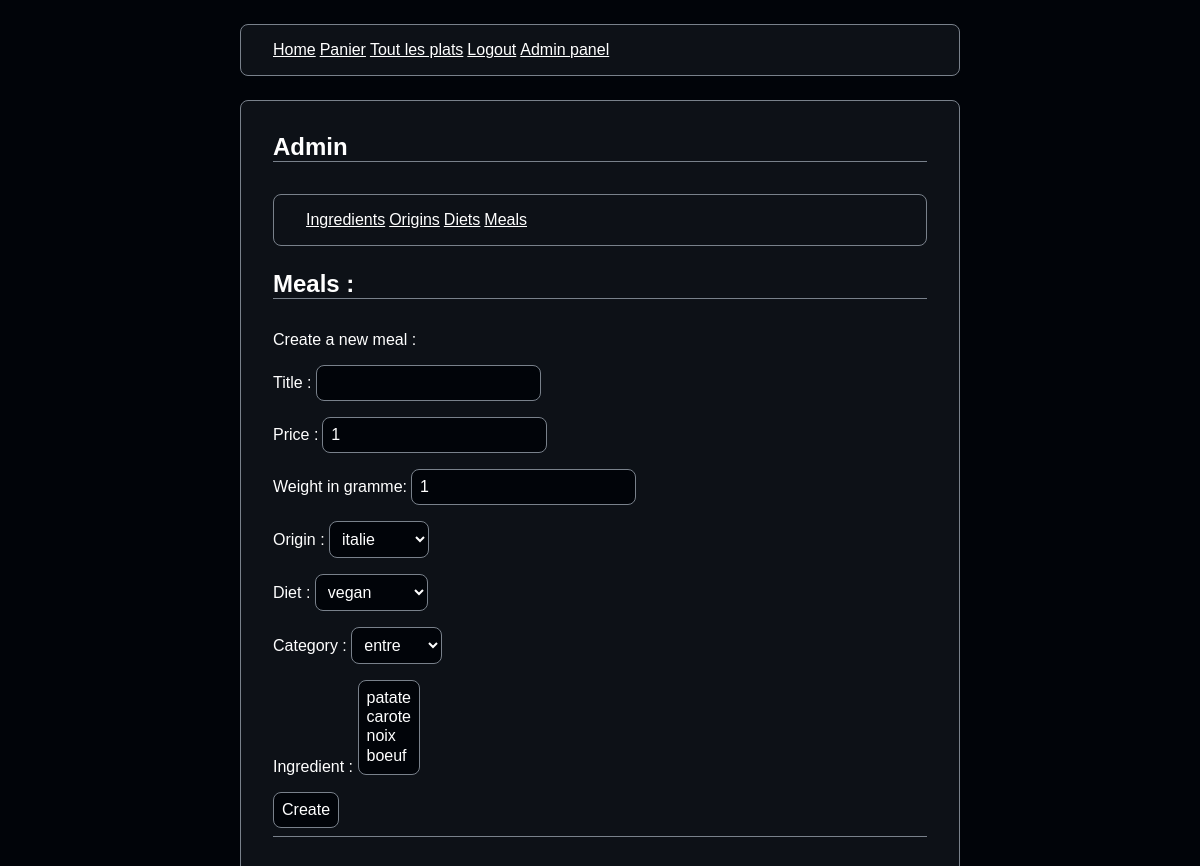
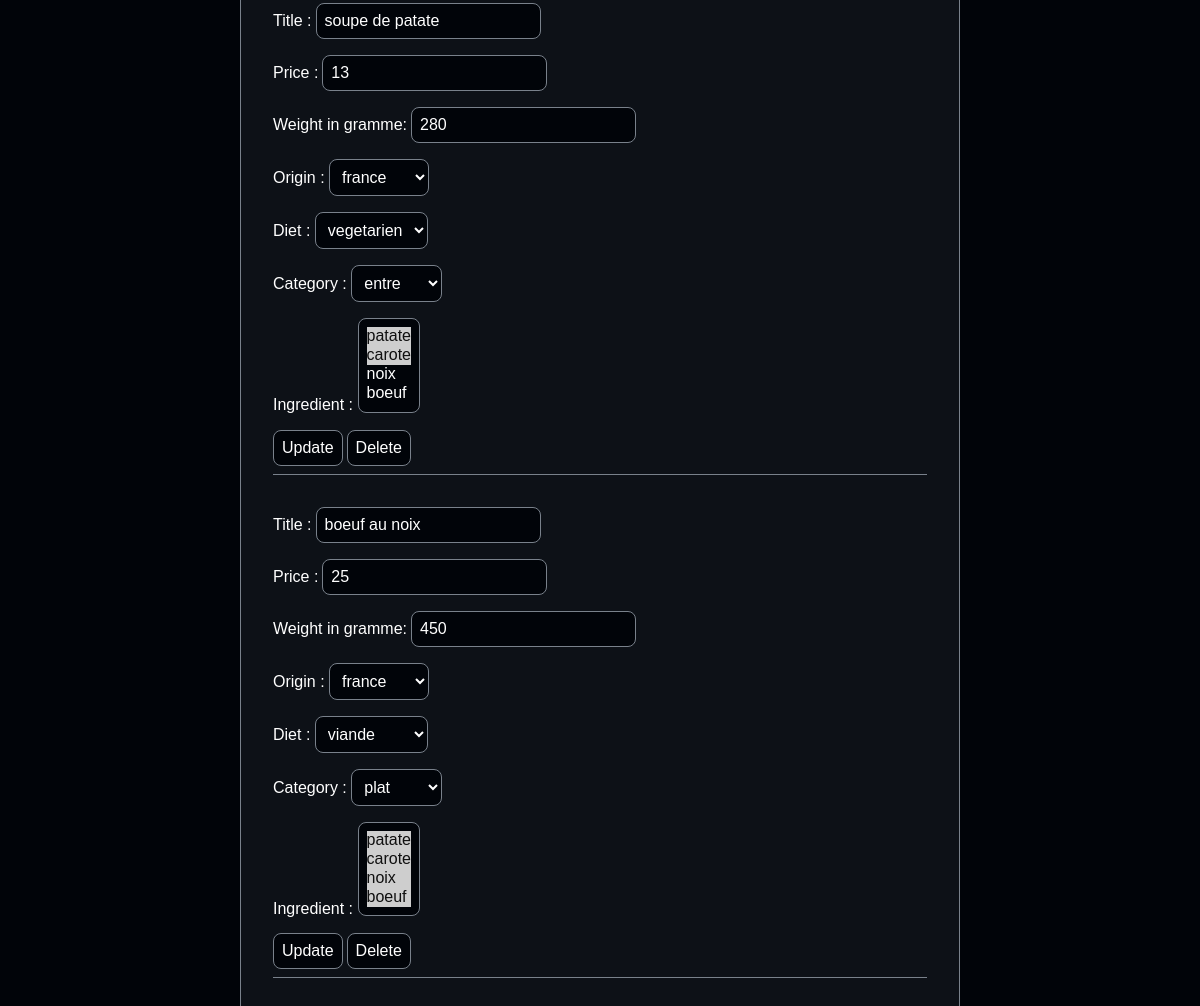
The page /admin/meals (signed in) on the database its author committed (2 pictures, top to bottom).
### tables this page shows
CREATE TABLE IF NOT EXISTS `meal` (
  `id_meal` varchar(255) NOT NULL,
  `id_origin` varchar(255) NOT NULL,
  `id_diet` varchar(255) NOT NULL,
  `id_category` varchar(255) NOT NULL,
  `title_meal` varchar(255) DEFAULT NULL,
  `price_meal` decimal(10,0) DEFAULT NULL,
  `weight_meal` decimal(10,0) DEFAULT NULL,
  PRIMARY KEY (`id_meal`),
  KEY `FK_association_1` (`id_origin`),
  KEY `FK_association_2` (`id_diet`),
  KEY `FK_association_3` (`id_category`)
);

### src/Controllers/AdminController.php (called while the page is built, shortened)
<?php
class AdminController
{
    private CategoryManager $CategoryManager;
    private MealManager $MealManager;
    private DietManager $DietManager;
    private IngredientManager $IngredientManager;
    private OriginManager $OriginManager;
    function __construct()
    {
        $this->CategoryManager = new CategoryManager();
        $this->MealManager = new MealManager();
        $this->DietManager = new DietManager();
        $this->IngredientManager = new IngredientManager();
        $this->OriginManager = new OriginManager();
    }
    function index_meals()
    {
        $meals = $this->MealManager->get_all();
        $origins = $this->OriginManager->get_all();
        $diets = $this->DietManager->get_all();
        $categorys = $this->CategoryManager->get_all();
        $ingredients = $this->IngredientManager->get_all();
        require VIEWS . "./page/admin/meals.php";
    }
}

### src/Route.php (called while the page is built, shortened)
<?php
class Route
{
    private $path;
    private $callable;
    private $matches = [];
    public function __construct($path, $callable)
    {
        $this->path = trim($path, '/');
        $this->callable = $callable;
    }
    public function match($url)
    {
        $url = trim($url, '/');
        $path = preg_replace('#:([\w]+)#', '([^/]+)', $this->path);
        $regex = "#^$path$#i";
        if (!preg_match($regex, $url, $matches)) {
            return false;
        }
        array_shift($matches);
        $this->matches = $matches;
        return true;
    }
    public function call()
    {
        $rep = explode("@", $this->callable);
        $controller = new $controller();
        return call_user_func_array([$controller, $rep[1]], $this->matches);
    }
}

### src/Router.php (called while the page is built, shortened)
<?php
class Router
{
    private $url;
    private $routes = [];
    public function __construct($url)
    {
        $this->url = $url;
    }
    public function get($path, $callable)
    {
        $route = new Route($path, $callable);
        $this->routes["GET"][] = $route;
        return $route;
    }
    public function post($path, $callable)
    {
        $route = new Route($path, $callable);
        $this->routes["POST"][] = $route;
        return $route;
    }
    public function run()
    {
        foreach ($this->routes[$_SERVER['REQUEST_METHOD']] as $route) {
            if ($route->match($this->url)) {
                return $route->call();
            }
        }
    }
}

### public/index.php (called while the page is built, shortened)
<?php
$router = new Cuisine\Router($_SERVER["REQUEST_URI"]);
$router->get('/', "MealController@index");
$router->get('/meals', "MealController@show_all_meals");
$router->post('/meals/sort_ingredient', "MealController@sort_ingredient");
$router->post('/meals/sort_title', "MealController@sort_title");
$router->post('/meals/sort_origin', "MealController@sort_origin");
$router->get('/cart', "CartController@index");
$router->post('/cart', "CartController@store");
$router->post('/cart/update', "CartController@update_amount");
$router->get('/cart/valid_cart', "CartController@delete_cart");
$router->get('/cart/delete/:meal_id', "CartController@delete_one_meal");
$router->get('/login', "ClientController@showLogin");
$router->post('/login', "ClientController@login");
$router->get('/logout', "ClientController@logout");
$router->get('/admin', "AdminController@index");
$router->get('/admin/origins', "AdminController@index_origins");
$router->post('/admin/origins', "AdminController@manage_origins");
$router->get('/admin/ingredients', "AdminController@index_ingredients");
$router->post('/admin/ingredients', "AdminController@manage_ingredients");
$router->get('/admin/diets', "AdminController@index_diets");
$router->post('/admin/diets', "AdminController@manage_diets");
$router->get('/admin/meals', "AdminController@index_meals");
$router->post('/admin/meals', "AdminController@manage_meals");
$router->run();

### src/Models/OriginManager.php (called while the page is built, shortened)
<?php
class OriginManager
{
    private PDO $bdd;
    function __construct()
    {
        $this->bdd = new PDO('mysql:host=' . HOST . ';dbname=' . DATABASE . ';charset=utf8;', USER, PASSWORD);
        $this->bdd->setAttribute(PDO::ATTR_ERRMODE, PDO::ERRMODE_EXCEPTION);
    }
    function get_all(): array
    {
        $sql = "SELECT * FROM origin";
        $result = $this->bdd->query($sql);
        return $result->fetchAll();
    }
}

### src/Models/DietManager.php (called while the page is built, shortened)
<?php
class DietManager
{
    private PDO $bdd;
    function __construct()
    {
        $this->bdd = new PDO('mysql:host=' . HOST . ';dbname=' . DATABASE . ';charset=utf8;', USER, PASSWORD);
        $this->bdd->setAttribute(PDO::ATTR_ERRMODE, PDO::ERRMODE_EXCEPTION);
    }
    function get_all(): array
    {
        $sql = "SELECT * FROM diet_meal";
        $result = $this->bdd->query($sql);
        return $result->fetchAll();
    }
}

### src/Models/CategoryManager.php (called while the page is built, shortened)
<?php
class CategoryManager
{
    private PDO $bdd;
    function __construct()
    {
        $this->bdd = new PDO('mysql:host=' . HOST . ';dbname=' . DATABASE . ';charset=utf8;', USER, PASSWORD);
        $this->bdd->setAttribute(PDO::ATTR_ERRMODE, PDO::ERRMODE_EXCEPTION);
    }
    function get_all()
    {
        $sql = "SELECT * FROM category_meal";
        $result = $this->bdd->query($sql);
        return $result->fetchAll();
    }
}

### src/Models/IngredientManager.php (called while the page is built, shortened)
<?php
class IngredientManager
{
    private PDO $bdd;
    function __construct()
    {
        $this->bdd = new PDO('mysql:host=' . HOST . ';dbname=' . DATABASE . ';charset=utf8;', USER, PASSWORD);
        $this->bdd->setAttribute(PDO::ATTR_ERRMODE, PDO::ERRMODE_EXCEPTION);
    }
    function get_all(): array
    {
        $sql = "SELECT * FROM ingredient";
        $result = $this->bdd->query($sql);
        return $result->fetchAll();
    }
    function get_all_meal($id_meal): array
    {
        $sql = "SELECT * FROM `ingredient_meal` join ingredient On ingredient_meal.id_ingredient = ingredient.id_ingredient WHERE id_meal = ?;";
        $result = $this->bdd->prepare($sql);
        $result->execute(
            array(
                $id_meal
            )
        );
        return $result->fetchAll();
    }
}

### src/Models/MealManager.php (called while the page is built, shortened)
<?php
class MealManager
{
    private PDO $bdd;
    function __construct()
    {
        $this->bdd = new PDO('mysql:host=' . HOST . ';dbname=' . DATABASE . ';charset=utf8;', USER, PASSWORD);
        $this->bdd->setAttribute(PDO::ATTR_ERRMODE, PDO::ERRMODE_EXCEPTION);
    }
    function get_all(): array
    {
        $sql = "SELECT * FROM meal";
        $result = $this->bdd->query($sql);
        return $result->fetchAll(PDO::FETCH_CLASS, "cuisine\Models\Meal");
    }
}

### src/Models/Meal.php (called while the page is built, shortened)
<?php
class Meal
{
    private string $id_meal;
    private string $title_meal;
    private float $weight_meal;
    private float $price_meal;
    private string $id_origin;
    private string $id_diet;
    private string $id_category;
    private array $ingredients = [];
    public function getId_meal(): string
    {
        return $this->id_meal;
    }
    public function getId_origin(): string
    {
        return $this->id_origin;
    }
    public function getId_diet(): string
    {
        return $this->id_diet;
    }
    public function getId_category(): string
    {
        return $this->id_category;
    }
    public function setIngredients(array $ingredients): void
    {
        $this->ingredients = $ingredients;
    }
    public function getIngredients(): array
    {
        $IngredientManager = new IngredientManager();
        $this->setIngredients($IngredientManager->get_all_meal($this->id_meal));
        return $this->ingredients;
    }
    public function getTitle_meal(): string
    {
        return $this->title_meal;
    }
    public function getWeight_meal(): float
    {
        return $this->weight_meal;
    }
    public function getPrice_meal(): float
    {
        return $this->price_meal;
    }
}

### src/Views/Page/admin/meals.php (the view, shortened to what this page needs)
<article class="meal_list">
    <h2>Meals :</h2>
    <form action="#" method="post">
        <div>
            <p>Create a new meal :</p>
        </div>
        <div>
            <label for="title">Title :</label>
            <input required type="text" name="title" id="title">
        </div>
        <div>
            <label for="price">Price :</label>
            <input min="1" value="1" type="number" name="price" id="price">
        </div>
        <div>
            <label for="weight">Weight in gramme:</label>
            <input type="number" min="1" value="1" name="weight" id="weight">
        </div>
        <div>
            <label for="origins">Origin : </label>
            <select id="origins" name="origin">
                <?php
                foreach ($origins as $origin) {
                    echo ("
                        <option value=$origin[0]>$origin[1]</option>
                        ");
                }
                ?>
            </select>
        </div>
        <div>
            <label for="diets">Diet : </label>
            <select id="diets" name="diet">
                <?php
                foreach ($diets as $diet) {
                    echo ("
                        <option value=$diet[0]>$diet[1]</option>
                        ");
                }
                ?>
            </select>
        </div>
        <div>
            <label for="categorys">Category : </label>
            <select id="categorys" name="category">
                <?php
                foreach ($categorys as $category) {
                    echo ("
                        <option value=$category[0]>$category[1]</option>
                        ");
                }
                ?>
            </select>
        </div>
        <div>
            <label for="ingredients">Ingredient : </label>
            <select multiple id="ingredients" name="ingredients">
                <?php
                foreach ($ingredients as $ingredient) {
                    echo ("
                        <option value=$ingredient[0]>$ingredient[1]</option>
                        ");
                }
                ?>
            </select>
        </div>
        <input type="submit" name="create" value="Create">
    </form>
    <?php
    foreach ($meals as $meal) {
        ?>
        <form action="#" method="post">
            <div>
                <label for="title_<?= $meal->getId_meal() ?>">Title :</label>
                <input required type="text" name="title" value="<?= $meal->getTitle_meal() ?>"
                    id="title_<?= $meal->getId_meal() ?>">
            </div>
            <div>
                <label for="price_<?= $meal->getId_meal() ?>">Price :</label>
                <input min="1" value="<?= $meal->getPrice_meal() ?>" type="number" name="price"
                    id="price_<?= $meal->getId_meal() ?>">
            </div>
            <div>
                <label for="weight_<?= $meal->getId_meal() ?>">Weight in gramme:</label>
                <input type="number" min="1" value="<?= $meal->getWeight_meal() ?>" name="weight"
                    id="weight_<?= $meal->getId_meal() ?>">
            </div>
            <div>
                <label for="origins_<?= $meal->getId_meal() ?>">Origin : </label>
                <select id="origins_<?= $meal->getId_meal() ?>" name="origin">
                    <?php
                    foreach ($origins as $origin) {
                        $is_select = false;
                        if ($meal->getId_origin() == $origin[0]) {
                            $is_select = true;
                        }
                        if ($is_select) {
                            echo ("
                            <option selected value=$origin[0]>$origin[1]</option>
                            ");
                        } else {
                            echo ("
                            <option value=$origin[0]>$origin[1]</option>
                            ");
                        }
                    }
                    ?>
                </select>
            </div>
            <div>
                <label for="diets_<?= $meal->getId_meal() ?>">Diet : </label>
                <select id="diets_<?= $meal->getId_meal() ?>" name="diet">
                    <?php
                    foreach ($diets as $diet) {
                        $is_select = false;
                        if ($meal->getId_diet() == $diet[0]) {
                            $is_select = true;
                        }
                        if ($is_select) {
                            echo ("
                            <option selected value=$diet[0]>$diet[1]</option>
                            ");
                        } else {
                            echo ("
                            <option value=$diet[0]>$diet[1]</option>
                            ");
                        }
                    }
                    ?>
                </select>
            </div>
            <div>
                <label for="categorys_<?= $meal->getId_meal() ?>">Category : </label>
                <select id="categorys_<?= $meal->getId_meal() ?>" name="category">
                    <?php
                    foreach ($categorys as $category) {
                        $is_select = false;
                        if ($meal->getId_category() == $category[0]) {
                            $is_select = true;
                        }
                        if ($is_select) {
                            echo ("
                            <option selected value=$category[0]>$category[1]</option>
                            ");
                        } else {
                            echo ("
                            <option value=$category[0]>$category[1]</option>
                            ");
                        }
                    }
                    ?>
                </select>
            </div>
            <div>
                <label for="ingredients">Ingredient : </label>
                <select multiple id="ingredients" name="ingredients[]">
                    <?php
                    foreach ($ingredients as $ingredient) {
                        $is_in = false;
                        foreach ($meal->getIngredients() as $ingr) {
                            if ($ingr["id_ingredient"] == $ingredient[0]) {
                                $is_in = true;
                            }
                        }
                        if ($is_in) {
                            echo ("
                            <option selected value=$ingredient[0]>$ingredient[1]</option>
                            ");
                        } else {
                            echo ("
                            <option value=$ingredient[0]>$ingredient[1]</option>
                            ");
                        }
                    }
                    ?>
                </select>
            </div>
            <input type="submit" name="update" value="Update">
            <input type="submit" name="delete" value="Delete">
        </form>
        <?php
    }
    ?>
</article>
<?php
require VIEWS . './page/admin/admin_layout.php';

### public/style.css (style rules this page uses)
* { margin: 0; padding: 0; box-sizing: border-box; }
body { background-color: #010409; padding: 0 20%; }
p, h1, h2, h3, a, label, li { color: white; font-family: Arial, Helvetica, sans-serif; }
h1, h2, h3 { margin-bottom: 32px; border-bottom: 1px solid #79818b; }
form { margin-bottom: 32px; padding-bottom: 8px; border-bottom: 1px solid #79818b; }
form div { margin-bottom: 16px; }
input, button, select { background-color: #010409; border: 1px solid #79818b; border-radius: 8px; color: white; padding: 8px; font-size: 16px; }
input[type=submit], button { cursor: pointer; }

### rows shown on the page
meal: title "soupe de patate", price "13", weight "280"
meal: title "boeuf au noix", price "25", weight "450"

### other values the page prints
form field origin "italie"
form field diet "vegan"
form field category "entre"
form field origin "france"
form field diet "vegetarien"
form field value "patate ☑ / carote ☑ / noix / boeuf"
form field diet "viande"
form field category "plat"
form field value "patate ☑ / carote ☑ / noix ☑ / boeuf ☑"
